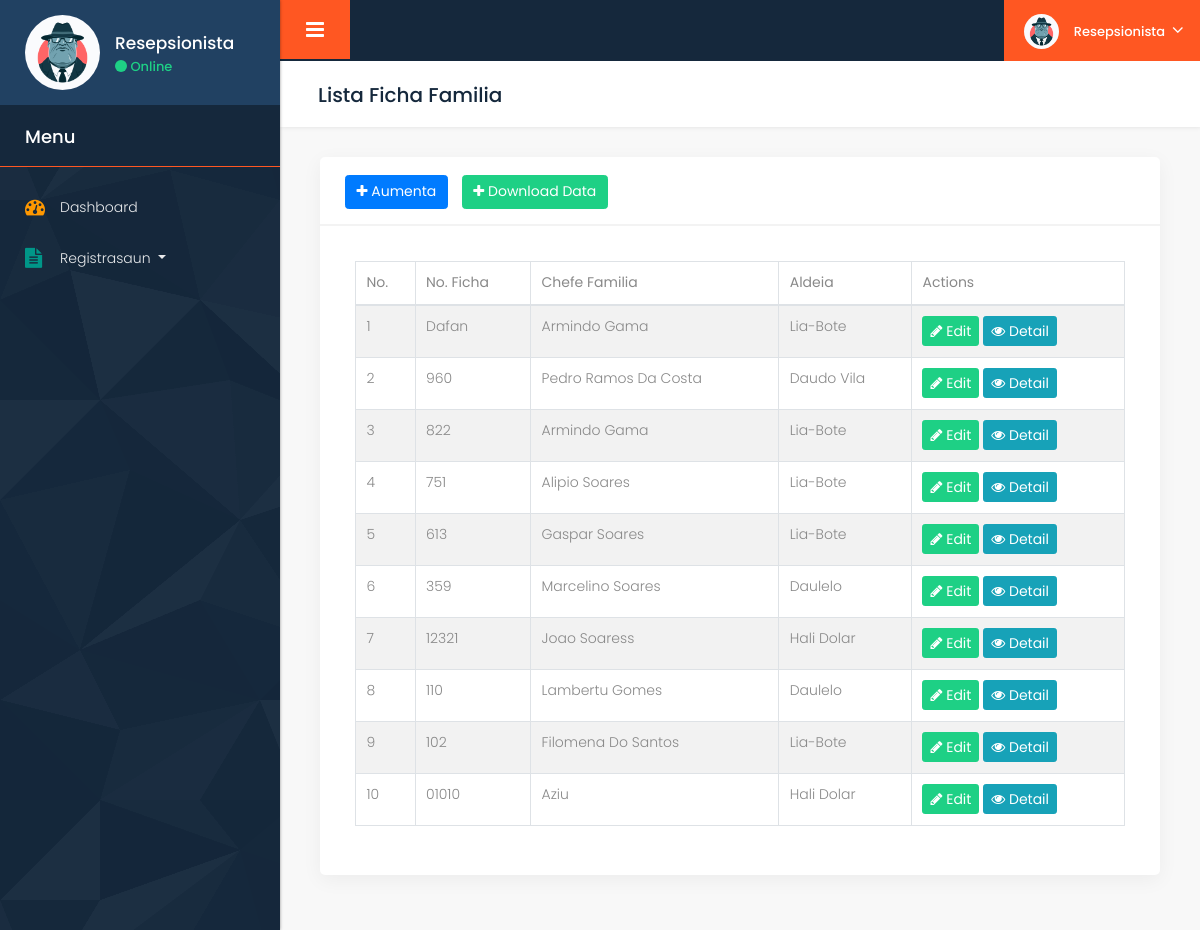
Page /registo/ficha/ (signed in) on the earlier database version.
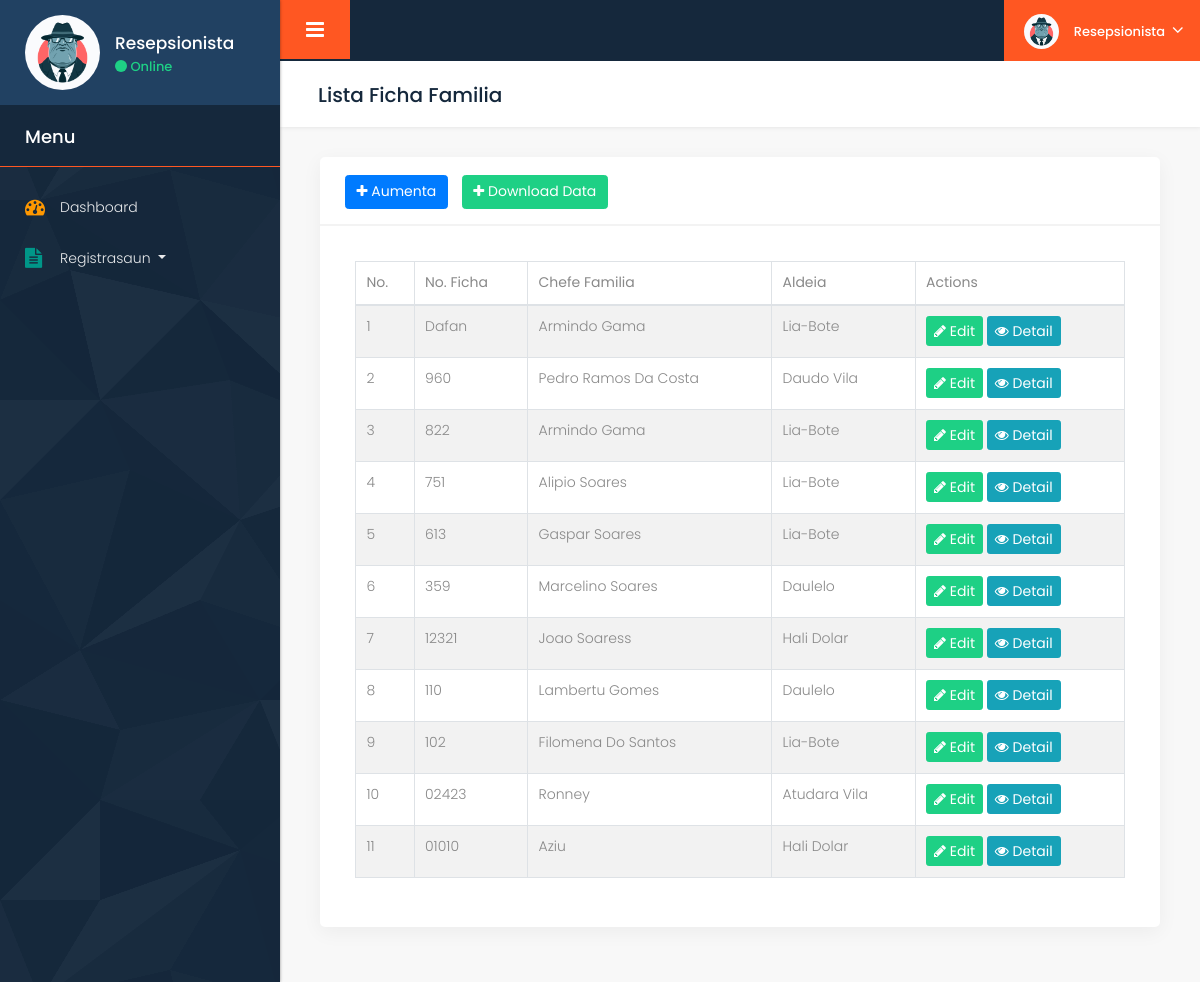
Same page on the later database version.
### staff/models.py (models this page shows, shortened)
class Staff(models.Model):
    user = models.OneToOneField(User, on_delete=models.SET_NULL, null=True, blank=True)
    nome = models.CharField(max_length=100)
    email = models.EmailField(max_length=100, null=True, blank=True)
    telefone = models.CharField(max_length=100, null=True, blank=True)
    aldeia = models.ForeignKey(Aldeia, on_delete=models.CASCADE)
    pozisaun = models.ForeignKey(Pozisaun, on_delete=models.CASCADE)
    espesializasaun = models.CharField(max_length=100, null=True, blank=True)
    profile_photo = models.ImageField(upload_to='staff_photos/', null=True, blank=True)

### registo/models.py (models this page shows, shortened)
class FichaFamilia(models.Model):
    no_ficha = models.CharField(max_length=5, unique=True, primary_key=True)
    chefe_familia = models.CharField(max_length=100)
    aldeia = models.ForeignKey(Aldeia, on_delete=models.CASCADE)

### custom/models.py (models this page shows)
class Aldeia(models.Model):
    aldeia = models.CharField(max_length=20)
    suco = models.ForeignKey(Suco, on_delete=models.CASCADE)
    def __str__(self):
        return self.aldeia

### john_srpasiente/decorators.py (the view)
        def wrapper(request, *args, **kwargs):
            group = None
            if request.user.groups.exists():
                group = request.user.groups.all()[0].name
            if group in allowed_roles:
                return view_func(request, *args, **kwargs)
            else:
                return redirect('custom-error')

### registo/views.py (called while the page is built)
@login_required
@allowed_users(['admin', 'staff'])
def ficha_list(request):
    fichas = FichaFamilia.objects.all().order_by('-no_ficha')
    context = {
        'title': 'Lista Ficha Familia',
        'fichas': fichas
    }
    return render(request, 'registo/ficha_list.html', context)

### registo/templates/registo/ficha_list.html (shortened to what this page needs)
{% extends 'layout/base.html' %}
{% load static %}
{% block content %}
<div class="midde_cont">
    <div class="container-fluid">
        <div class="row column_title">
            <div class="col-md-12">
                <div class="page_title">
                    <h2>{{ title }}</h2>
                </div>
            </div>
        </div>
        <div class="row">
            <div class="col-md-12">
                <div class="white_shd full margin_bottom_30">
                    <div class="full graph_head">
                        <div class="heading1 margin_0">
                            <a class="btn btn-success float-right ml-3 text-white" id="exportBtn" ><i class="fa fa-plus"></i> Download Data</a>
                            <a href="{% url 'ficha-create' %}" class="btn btn-primary float-right"><i class="fa fa-plus"></i> Aumenta</a>
                        </div>
                    </div>
                    <div class="table_section padding_infor_info" id="fichaTable">
                        <table class="table table-striped table-bordered dt-responsive nowrap datatable">
                            <thead>
                                <tr>
                                    <th>No.</th>
                                    <th>No. Ficha</th>
                                    <th>Chefe Familia</th>
                                    <th>Aldeia</th>
                                    <th>Actions</th>
                                </tr>
                            </thead>
                            <tbody>
                                {% for ficha in fichas %}
                                <tr>
                                    <td>{{ forloop.counter }}</td>
                                    <td>{{ ficha.no_ficha }}</td>
                                    <td>{{ ficha.chefe_familia }}</td>
                                    <td>{{ ficha.aldeia }}</td>
                                    <td>
                                        <a href="{% url 'ficha-update' ficha.no_ficha %}" class="btn btn-success btn-sm"><i class="fa fa-pencil"></i> Edit</a>
                                        <a href="{% url 'ficha-detail' ficha.no_ficha %}" class="btn btn-info btn-sm"><i class="fa fa-eye"></i> Detail</a>
                                    </td>
                                </tr>
                                {% endfor %}
                            </tbody>
                        </table>
                    </div>
                </div>
            </div>
        </div>
    </div>
</div>
{% endblock %}

### main/templates/layout/base.html (shortened to what this page needs)
{% load static %}
<!DOCTYPE html>
<html lang="en">
   <head>
      <link rel="stylesheet" href="{% static 'css/bootstrap.min.css' %}" />
      <link rel="stylesheet" href="{% static 'style.css' %}" />
      <link rel="stylesheet" href="{% static 'css/responsive.css' %}" />
      <link rel="stylesheet" href="{% static 'css/bootstrap-select.css' %}" />
      <link rel="stylesheet" href="{% static 'css/perfect-scrollbar.css' %}" />
      <link rel="stylesheet" href="{% static 'css/custom.css' %}" />
      <link rel="stylesheet" type="text/css" href="{% static 'datatable/css/dataTables.bootstrap4.min.css' %}">
      <link rel="stylesheet" type="text/css" href="{% static 'datatable/css/responsive.bootstrap4.min.css' %}">
   </head>
   <body class="dashboard dashboard_1">
      <div class="full_container">
         <div class="inner_container">
            {% include 'layout/sidebar.html' %}
            <div id="content">
                {% include 'layout/topbar.html' %}
                {% block content %}
                {% endblock %}
            </div>
         </div>
      </div>
   </body>
</html>

### main/templates/layout/sidebar.html (shortened to what this page needs)
{% load static %}
<nav id="sidebar">
    <div class="sidebar_blog_1">
       <div class="sidebar_user_info">
          <div class="user_profle_side">
             <div class="user_img">
                {% if request.user.staff.profile_photo %}
                    <img class="img-responsive" src="{{ request.user.staff.profile_photo.url }}" alt="#" />
                {% else %}
                    <img class="img-responsive" src="{% static 'images/avatar.jpg' %}" alt="#" />
                {% endif %}
             </div>
             <div class="user_info">
                {% if request.user.staff.nome %}
                    <h6>{{ request.user.staff.nome }}</h6>
                {% else %}
                    <h6>{{ request.user.username }}</h6>
                {% endif %}
                <p><span class="online_animation"></span> Online</p>
             </div>
          </div>
       </div>
    </div>
    <div class="sidebar_blog_2">
       <h4>Menu</h4>
       <ul class="list-unstyled components">
          <li>
             <a href="{% url 'dashboard' %}">
                <i class="fa fa-dashboard yellow_color"></i>
                <span>Dashboard</span>
             </a>
          </li>
          {% if request.user.groups.all.0.name == 'staff' %}
          <li>
             <a href="#registo" data-toggle="collapse" aria-expanded="false" class="dropdown-toggle">
                <i class="fa fa-file-text green_color"></i>
                <span>Registrasaun</span>
             </a>
          </li>
          {% endif %}
       </ul>
    </div>
 </nav>

### main/templates/layout/topbar.html (shortened to what this page needs)
{% load static %}
               <div class="topbar">
                <nav class="navbar navbar-expand-lg navbar-light">
                   <div class="full">
                      <button type="button" id="sidebarCollapse" class="sidebar_toggle"><i class="fa fa-bars"></i></button>
                      <div class="right_topbar">
                         <div class="icon_info">
                            <ul class="user_profile_dd">
                               <li>
                                  <a class="dropdown-toggle" data-toggle="dropdown">
                                     {% if request.user.staff.profile_photo %}
                                        <img class="img-responsive rounded-circle" src="{{ request.user.staff.profile_photo.url }}" alt="#" />
                                     {% else %}
                                        <img class="img-responsive rounded-circle" src="{% static 'images/avatar.jpg' %}" alt="#" />
                                     {% endif %}
                                     {% if request.user.staff.nome %}
                                        <span class="name_user">{{ request.user.staff.nome }}</span>
                                     {% else %}
                                        <span class="name_user">{{ request.user.username }}</span>
                                     {% endif %}
                                  </a>
                               </li>
                            </ul>
                         </div>
                      </div>
                   </div>
                </nav>
             </div>

### static/css/perfect-scrollbar.css (style rules this page uses)
.ps { overflow: hidden !important; overflow-anchor: none; -ms-overflow-style: none; touch-action: auto; -ms-touch-action: auto; }

Differences in the rows shown:
added FichaFamilia: no_ficha "02423", chefe_familia "Ronney", aldeia "Atudara Vila"
